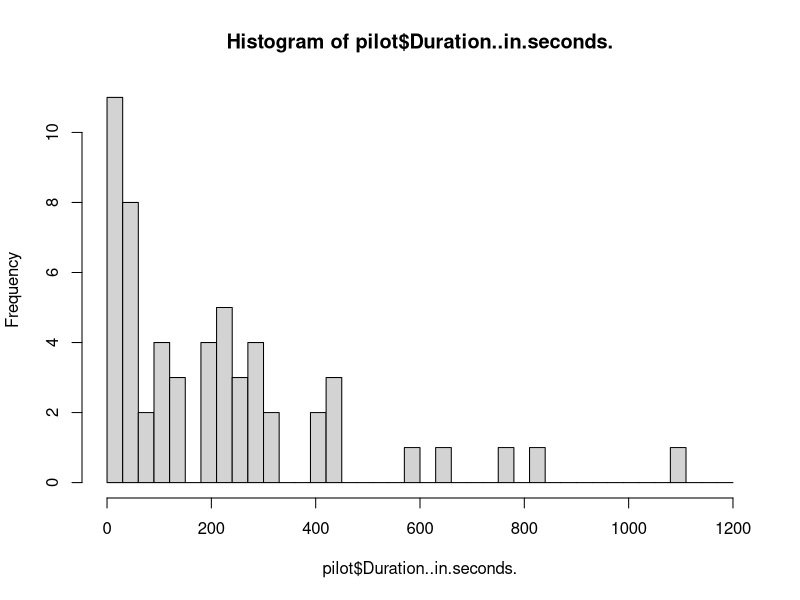
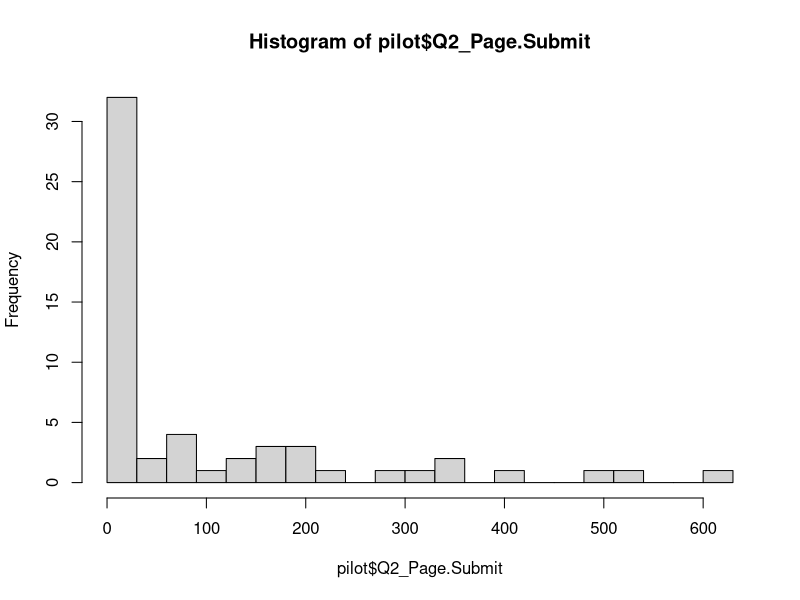
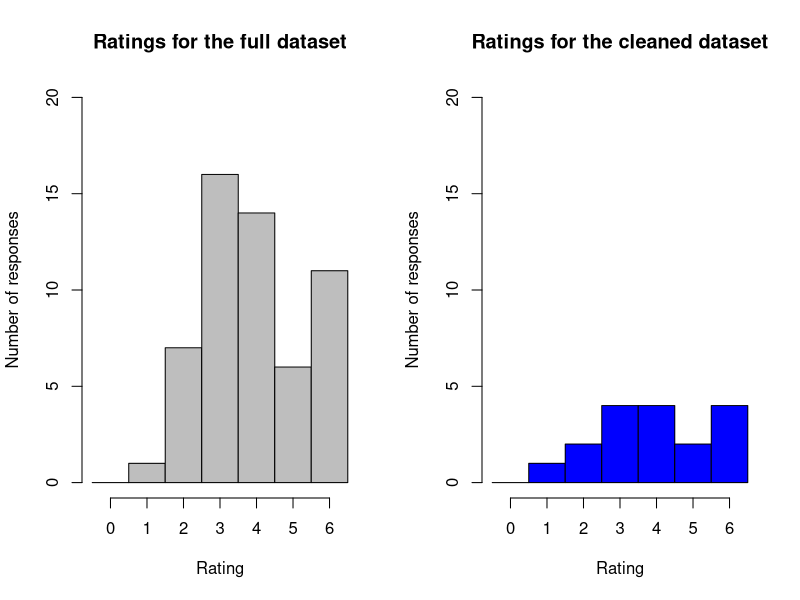

Source code (R) for these figures, in order:
setwd("/home/yulia/Documents/MIDS/W241/Group Project/Pilot results/")
library(pwr)
library(tidyverse)

pilot <- read.csv("W241 Final Project Survey - Control_July 17, 2018_07.21.csv",
                  skip = 3, header = FALSE, stringsAsFactors = FALSE)

Q5_rating <- read.csv("Pilot_Q5.csv")

headers <- read.csv("W241 Final Project Survey - Control_July 17, 2018_07.21.csv",
                  nrows = 1)

colnames(pilot) <- colnames(headers)

str(pilot)

hist(pilot$Duration..in.seconds.,
     breaks = seq(0,1200,30))

summary(pilot$Q2_Page.Submit)
hist(pilot$Q2_Page.Submit,
     breaks = seq(0,630,30))

table(pilot$Q8) # correct is 2
table(pilot$Q6) # correct is 3
table(pilot$Q7) # correct is 3

pilot$Q8_correct <- pilot$Q8==2
pilot$Q6_correct <- pilot$Q6==3
pilot$Q7_correct <- pilot$Q7==3

table(pilot$Q8_correct, pilot$Q6_correct, pilot$Q7_correct)

pilot$n_correct_answers <- pilot$Q8_correct + pilot$Q6_correct + pilot$Q7_correct
table(pilot$n_correct_answers)

#View(pilot[pilot$n_correct_answers==3,]$Q5)
#View(pilot[pilot$n_correct_answers==2,]$Q5)

pilot <- merge(pilot, Q5_rating[,c("mTurkCode","Q5_rating")], by = "mTurkCode")
pilot$Duration_gt_60sec <- ifelse(pilot$Q2_Page.Submit < 60, 0, 1)

table(pilot$Q5_rating)
table(pilot$Q5_rating, pilot$n_correct_answers)
table(pilot$Q5_rating, pilot$Duration_gt_60sec)
summary(pilot$Q2_Page.Submit)
summary(pilot[pilot$Q5_rating>0,]$Q2_Page.Submit)
#View(pilot[pilot$Duration_gt_60sec==0,])

pilot$pass <- (pilot$Q2_Page.Submit >= 60) & (pilot$Q5_rating > 0) & (pilot$n_correct_answers > 0)+0
table(pilot$pass)
table(pilot$Q4, pilot$pass)

par(mfrow=c(1,2))
hist(pilot$Q4, 
     breaks = seq(0,7,1)-0.5,
     ylim = c(0,20),
     col = "grey",
     xlab = "Rating",
     ylab = "Number of responses",
     main = "Ratings for the full dataset")
hist(pilot[pilot$pass==1,]$Q4, 
     breaks = seq(0,7,1)-0.5,
     ylim = c(0,20),
     col = "blue",
     xlab = "Rating",
     ylab = "Number of responses",
     main = "Ratings for the cleaned dataset")
dev.off()
summary(pilot$Q4)

pilot %>% 
  group_by(pass) %>% 
  summarize(mean(Q4, na.rm = TRUE))

t.test(Q4 ~ pass, data=pilot)

summary(pilot[pilot$pass==1,]$Q4)
# Min. 1st Qu.  Median    Mean 3rd Qu.    Max. 
#  1.000   3.000   4.000   3.941   5.000   6.000 



# Parameters:

ate <- 1 # effect size (treatment 1 vs. control or treatment 2 vs. control)
sigma <- sd(pilot[pilot$pass==1,]$Q4, na.rm = TRUE) # standard deviation
alpha <- 0.05
beta <- 0.1 # 1-power

# Built-in formula
d = ate/sigma # assuming sigma is pooled standard deviation (equal variance)
pwr.t.test(d = d, sig.level = alpha, power = 1-beta, type = 'two.sample', alternative = 'greater')
# 42 responses in each bucket
